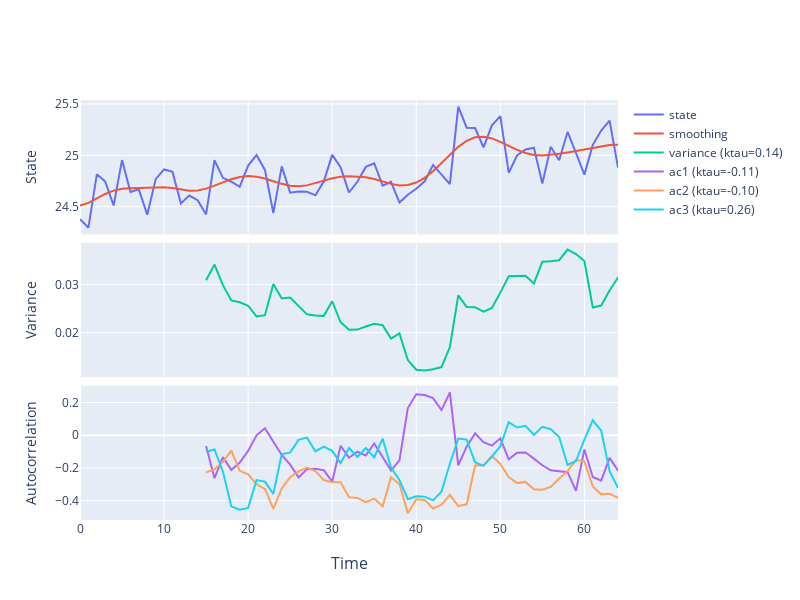

The cell this chart's notebook holds for it:
### Code cell
ts1 = ewstools.TimeSeries(data=dataset['sardine_temp'], transition=65)
ts1.detrend(method='Gaussian', bandwidth=0.1)
ts1.compute_var(rolling_window=0.25)
ts1.compute_auto(lag=1, rolling_window=0.25)
ts1.compute_auto(lag=2, rolling_window=0.25)
ts1.compute_auto(lag=3, rolling_window=0.25)
ts1.compute_ktau()
ts1.make_plotly()
